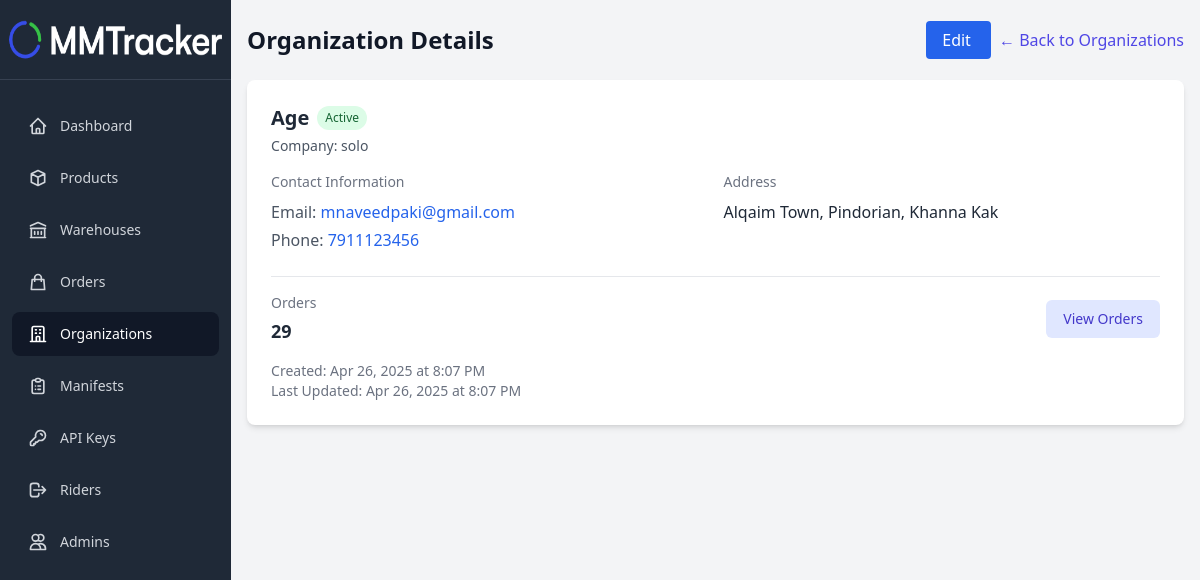
Page /pages/organizations/view.php?id=1 (signed in) on the committed database.
### tables this page shows
CREATE TABLE `Organizations` (
  `id` int(11) NOT NULL,
  `name` varchar(255) NOT NULL,
  `company_id` int(11) NOT NULL,
  `address` text DEFAULT NULL,
  `phone` varchar(20) DEFAULT NULL,
  `email` varchar(255) DEFAULT NULL,
  `logo_url` varchar(255) DEFAULT NULL,
  `is_active` tinyint(1) NOT NULL DEFAULT 1,
  `created_at` timestamp NOT NULL DEFAULT current_timestamp(),
  `updated_at` timestamp NOT NULL DEFAULT current_timestamp() ON UPDATE current_timestamp()
);

CREATE TABLE `Companies` (
  `id` int(11) NOT NULL,
  `name` varchar(255) NOT NULL,
  `phone` varchar(20) DEFAULT NULL,
  `email` varchar(255) DEFAULT NULL,
  `address` text DEFAULT NULL,
  `total_riders_allowed` int(11) DEFAULT NULL,
  `default_requires_image_proof` tinyint(1) NOT NULL DEFAULT 1,
  `default_requires_signature_proof` tinyint(1) NOT NULL DEFAULT 1,
  `created_at` timestamp NOT NULL DEFAULT current_timestamp(),
  `updated_at` timestamp NOT NULL DEFAULT current_timestamp() ON UPDATE current_timestamp()
);

### pages/organizations/view.php (the view, shortened to what this page needs)
<?php
require_once '../../includes/config.php';
$organization_id = isset($_GET['id']) ? (int)$_GET['id'] : 0;
$org_query = "SELECT o.*, c.name as company_name
              FROM Organizations o
              JOIN Companies c ON o.company_id = c.id
              WHERE o.id = ?";
if (!isSuperAdmin()) {
    $org_query .= " AND o.company_id = " . $_SESSION['company_id'];
}
$org_stmt = mysqli_prepare($conn, $org_query);
mysqli_stmt_bind_param($org_stmt, "i", $organization_id);
mysqli_stmt_execute($org_stmt);
$org_result = mysqli_stmt_get_result($org_stmt);
$organization = mysqli_fetch_assoc($org_result);
$orders_query = "SELECT COUNT(*) as count FROM Orders WHERE organization_id = ?";
$orders_stmt = mysqli_prepare($conn, $orders_query);
mysqli_stmt_bind_param($orders_stmt, "i", $organization_id);
mysqli_stmt_execute($orders_stmt);
$orders_result = mysqli_stmt_get_result($orders_stmt);
$orders_count = mysqli_fetch_assoc($orders_result)['count'];
?>
<!DOCTYPE html>
<html lang="en">
<head>
    <script src="https://cdn.tailwindcss.com"></script>
</head>
<body class="bg-gray-100">
    <?php include_once '../../includes/navbar.php'; ?>
    <div class="container mx-auto px-4 py-6">
        <div class="flex justify-between items-center mb-6">
            <h1 class="text-2xl font-bold text-gray-900">Organization Details</h1>
            <div>
                <a href="edit.php?id=<?php echo $organization_id; ?>" class="text-white bg-blue-600 hover:bg-blue-700 py-2 px-4 rounded mr-2">
                    Edit
                </a>
                <a href="index.php" class="text-indigo-600 hover:text-indigo-900">
                    &larr; Back to Organizations
                </a>
            </div>
        </div>
        <div class="bg-white shadow-md rounded-lg overflow-hidden">
            <div class="md:flex">
                <div class="md:w-full p-6">
                    <div class="mb-4">
                        <div class="flex items-center">
                            <h2 class="text-xl font-semibold text-gray-800"><?php echo htmlspecialchars($organization['name']); ?></h2>
                            <span class="ml-2 px-2 py-1 text-xs rounded-full <?php echo $organization['is_active'] ? 'bg-green-100 text-green-800' : 'bg-red-100 text-red-800'; ?>">
                                <?php echo $organization['is_active'] ? 'Active' : 'Inactive'; ?>
                            </span>
                        </div>
                        <p class="text-sm text-gray-600 mt-1">Company: <?php echo htmlspecialchars($organization['company_name']); ?></p>
                    </div>
                    <div class="grid grid-cols-1 md:grid-cols-2 gap-4 mb-6">
                        <div>
                            <h3 class="text-sm font-medium text-gray-500">Contact Information</h3>
                            <div class="mt-2 space-y-1">
                                <?php if ($organization['email']): ?>
                                    <p class="text-gray-800">
                                        <span class="text-gray-600">Email:</span>
                                        <a href="mailto:<?php echo htmlspecialchars($organization['email']); ?>" class="text-blue-600 hover:underline">
                                            <?php echo htmlspecialchars($organization['email']); ?>
                                        </a>
                                    </p>
                                <?php endif; ?>
                                <?php if ($organization['phone']): ?>
                                    <p class="text-gray-800">
                                        <span class="text-gray-600">Phone:</span>
                                        <a href="tel:<?php echo htmlspecialchars($organization['phone']); ?>" class="text-blue-600 hover:underline">
                                            <?php echo htmlspecialchars($organization['phone']); ?>
                                        </a>
                                    </p>
                                <?php endif; ?>
                            </div>
                        </div>
                        <div>
                            <h3 class="text-sm font-medium text-gray-500">Address</h3>
                            <p class="mt-2 text-gray-800">
                                <?php echo $organization['address'] ? nl2br(htmlspecialchars($organization['address'])) : 'No address provided'; ?>
                            </p>
                        </div>
                    </div>
                    <div class="border-t border-gray-200 pt-4">
                        <div class="flex items-center justify-between">
                            <div>
                                <h3 class="text-sm font-medium text-gray-500">Orders</h3>
                                <p class="mt-1 text-lg font-semibold text-gray-800"><?php echo number_format($orders_count); ?></p>
                            </div>
                            <a href="../orders/index.php?organization_id=<?php echo $organization_id; ?>"
                               class="inline-flex items-center px-4 py-2 border border-transparent text-sm font-medium rounded-md text-indigo-700 bg-indigo-100 hover:bg-indigo-200">
                                View Orders
                            </a>
                        </div>
                    </div>
                    <div class="mt-4 text-sm text-gray-500">
                        <p>Created: <?php echo date('M j, Y \a\t g:i A', strtotime($organization['created_at'])); ?></p>
                        <?php if ($organization['updated_at']): ?>
                            <p>Last Updated: <?php echo date('M j, Y \a\t g:i A', strtotime($organization['updated_at'])); ?></p>
                        <?php endif; ?>
                    </div>
                </div>
            </div>
        </div>
    </div>
</body>
</html>

### rows in the picture
organizations: name "Age", company.name "solo", email "mnaveedpaki@gmail.com", phone "7911123456", address "Alqaim Town, Pindorian, Khanna Kak", created_at "Apr 26, 2025 at 8:07 PM", updated_at "Apr 26, 2025 at 8:07 PM"

### other values in the picture
$orders_count "29"
